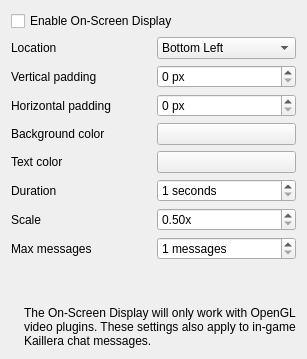
             <widget class="QWidget" name="tab_6">
              <attribute name="title">
               <string>OSD</string>
              </attribute>
              <layout class="QVBoxLayout" name="verticalLayout_13">
               <item>
                <widget class="QCheckBox" name="osdEnabledCheckBox">
                 <property name="text">
                  <string>Enable On-Screen Display</string>
                 </property>
                </widget>
               </item>
               <item>
                <layout class="QHBoxLayout" name="horizontalLayout_10">
                 <item>
                  <widget class="QLabel" name="label_9">
                   <property name="text">
                    <string>Location</string>
                   </property>
                  </widget>
                 </item>
                 <item>
                  <widget class="QComboBox" name="osdLocationComboBox">
                   <item>
                    <property name="text">
                     <string>Bottom Left</string>
                    </property>
                   </item>
                   <item>
                    <property name="text">
                     <string>Top Left</string>
                    </property>
                   </item>
                   <item>
                    <property name="text">
                     <string>Top Right</string>
                    </property>
                   </item>
                   <item>
                    <property name="text">
                     <string>Bottom Right</string>
                    </property>
                   </item>
                  </widget>
                 </item>
                </layout>
               </item>
               <item>
                <layout class="QHBoxLayout" name="horizontalLayout_8">
                 <item>
                  <widget class="QLabel" name="label_7">
                   <property name="text">
                    <string>Vertical padding</string>
                   </property>
                  </widget>
                 </item>
                 <item>
                  <widget class="QSpinBox" name="osdVerticalPaddingSpinBox">
                   <property name="specialValueText">
                    <string/>
                   </property>
                   <property name="suffix">
                    <string> px</string>
                   </property>
                   <property name="maximum">
                    <number>9999</number>
                   </property>
                  </widget>
                 </item>
                </layout>
               </item>
               <item>
                <layout class="QHBoxLayout" name="horizontalLayout_9">
                 <item>
                  <widget class="QLabel" name="label_8">
                   <property name="text">
                    <string>Horizontal padding</string>
                   </property>
                  </widget>
                 </item>
                 <item>
                  <widget class="QSpinBox" name="osdHorizontalPaddingSpinBox">
                   <property name="specialValueText">
                    <string/>
                   </property>
                   <property name="suffix">
                    <string> px</string>
                   </property>
                   <property name="maximum">
                    <number>9999</number>
                   </property>
                  </widget>
                 </item>
                </layout>
               </item>
               <item>
                <layout class="QHBoxLayout" name="horizontalLayout_15">
                 <item>
                  <widget class="QLabel" name="label_14">
                   <property name="text">
                    <string>Background color</string>
                   </property>
                  </widget>
                 </item>
                 <item>
                  <widget class="QPushButton" name="changeBackgroundColorButton">
                   <property name="text">
                    <string/>
                   </property>
                  </widget>
                 </item>
                </layout>
               </item>
               <item>
                <layout class="QHBoxLayout" name="horizontalLayout_16">
                 <item>
                  <widget class="QLabel" name="label_15">
                   <property name="text">
                    <string>Text color</string>
                   </property>
                  </widget>
                 </item>
                 <item>
                  <widget class="QPushButton" name="changeTextColorButton">
                   <property name="text">
                    <string/>
                   </property>
                  </widget>
                 </item>
                </layout>
               </item>
               <item>
                <layout class="QHBoxLayout" name="horizontalLayout_12">
                 <item>
                  <widget class="QLabel" name="label_11">
                   <property name="text">
                    <string>Duration</string>
                   </property>
                  </widget>
                 </item>
                 <item>
                  <widget class="QSpinBox" name="osdDurationSpinBox">
                   <property name="suffix">
                    <string> seconds</string>
                   </property>
                   <property name="minimum">
                    <number>1</number>
                   </property>
                  </widget>
                 </item>
                </layout>
               </item>
               <item>
                <layout class="QHBoxLayout" name="horizontalLayout_23">
                 <item>
                  <widget class="QLabel" name="label_20">
                   <property name="text">
                    <string>Scale</string>
                   </property>
                  </widget>
                 </item>
                 <item>
                  <widget class="QDoubleSpinBox" name="osdScaleDoubleSpinBox">
                   <property name="decimals">
                    <number>2</number>
                   </property>
                   <property name="singleStep">
                    <double>0.100000000000000</double>
                   </property>
                   <property name="minimum">
                    <double>0.500000000000000</double>
                   </property>
                   <property name="maximum">
                    <double>3.000000000000000</double>
                   </property>
                   <property name="suffix">
                    <string>x</string>
                   </property>
                  </widget>
                 </item>
                </layout>
               </item>
               <item>
                <layout class="QHBoxLayout" name="horizontalLayout_22">
                 <item>
                  <widget class="QLabel" name="label_19">
                   <property name="text">
                    <string>Max messages</string>
                   </property>
                  </widget>
                 </item>
                 <item>
                  <widget class="QSpinBox" name="osdMaxMessagesSpinBox">
                   <property name="suffix">
                    <string> messages</string>
                   </property>
                   <property name="minimum">
                    <number>1</number>
                   </property>
                   <property name="maximum">
                    <number>50</number>
                   </property>
                  </widget>
                 </item>
                </layout>
               </item>
               <item>
                <spacer name="verticalSpacer_17">
                 <property name="orientation">
                  <enum>Qt::Orientation::Vertical</enum>
                 </property>
                 <property name="sizeHint" stdset="0">
                  <size>
                   <width>20</width>
                   <height>40</height>
                  </size>
                 </property>
                </spacer>
               </item>
               <item>
                <layout class="QHBoxLayout" name="emulationInfoLayout_7">
                 <item>
                  <widget class="QLabel" name="infoIconLabel_9">
                   <property name="sizePolicy">
                    <sizepolicy hsizetype="Minimum" vsizetype="Preferred">
                     <horstretch>0</horstretch>
                     <verstretch>0</verstretch>
                    </sizepolicy>
                   </property>
                   <property name="text">
                    <string/>
                   </property>
                   <property name="pixmap">
                    <pixmap>:/newPrefix/Resource/Info.ico</pixmap>
                   </property>
                   <property name="wordWrap">
                    <bool>false</bool>
                   </property>
                  </widget>
                 </item>
                 <item>
                  <widget class="QLabel" name="label_115">
                   <property name="sizePolicy">
                    <sizepolicy hsizetype="Expanding" vsizetype="Minimum">
                     <horstretch>0</horstretch>
                     <verstretch>0</verstretch>
                    </sizepolicy>
                   </property>
                   <property name="midLineWidth">
                    <number>1</number>
                   </property>
                   <property name="text">
                    <string>The On-Screen Display will only work with OpenGL video plugins. These settings also apply to in-game Kaillera chat messages.</string>
                   </property>
                   <property name="textFormat">
                    <enum>Qt::TextFormat::PlainText</enum>
                   </property>
                   <property name="wordWrap">
                    <bool>true</bool>
                   </property>
                  </widget>
                 </item>
                </layout>
               </item>
              </layout>
             </widget>
